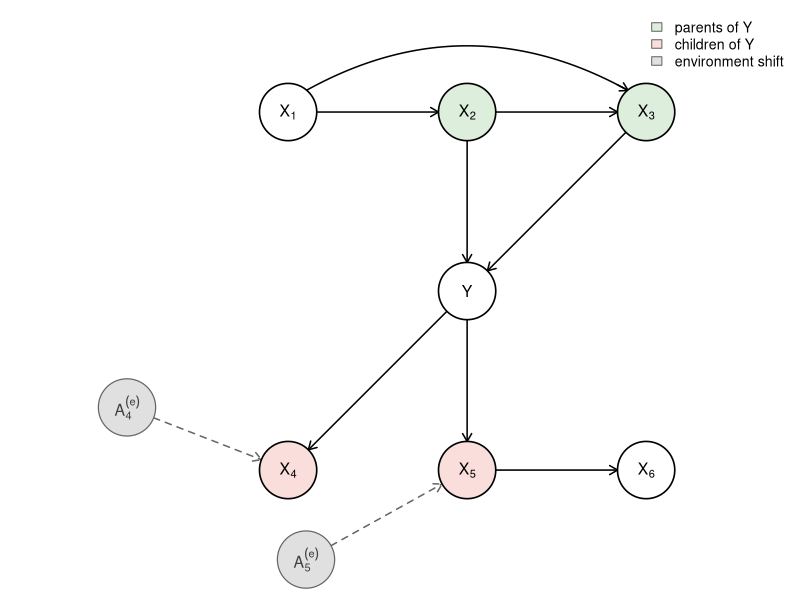
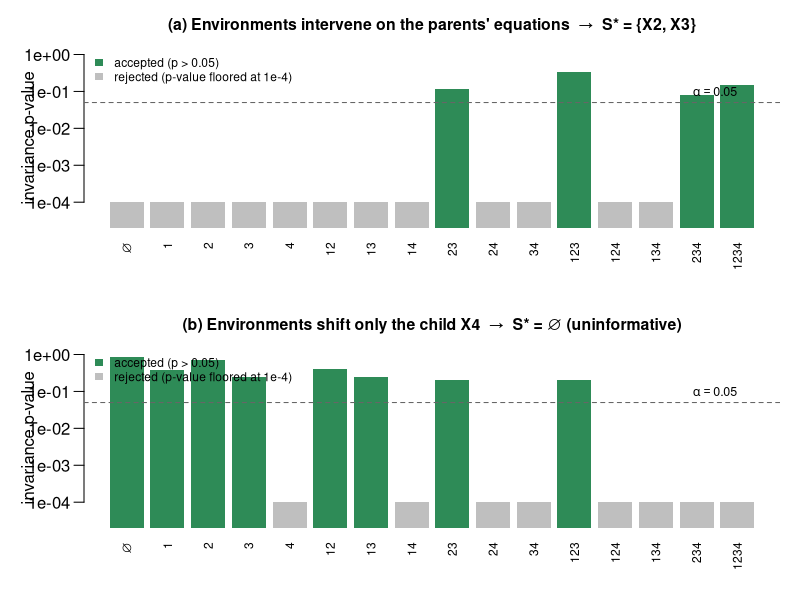
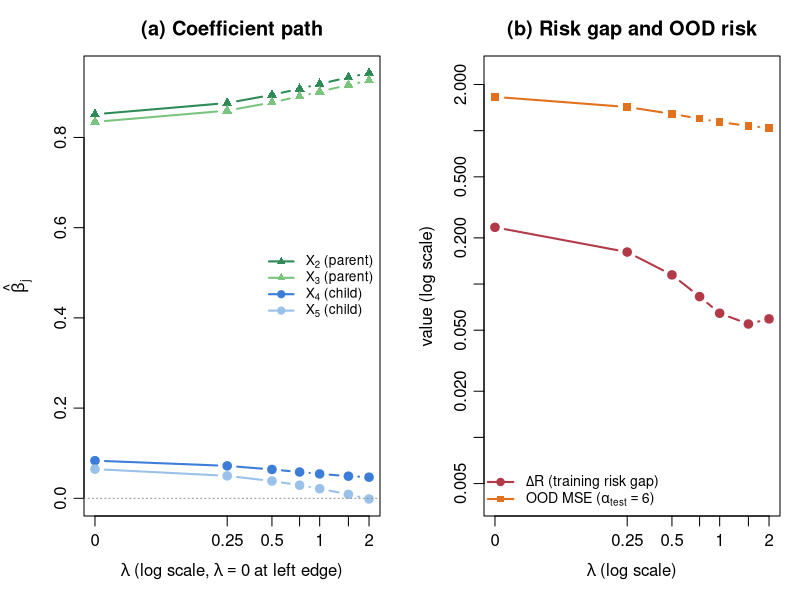
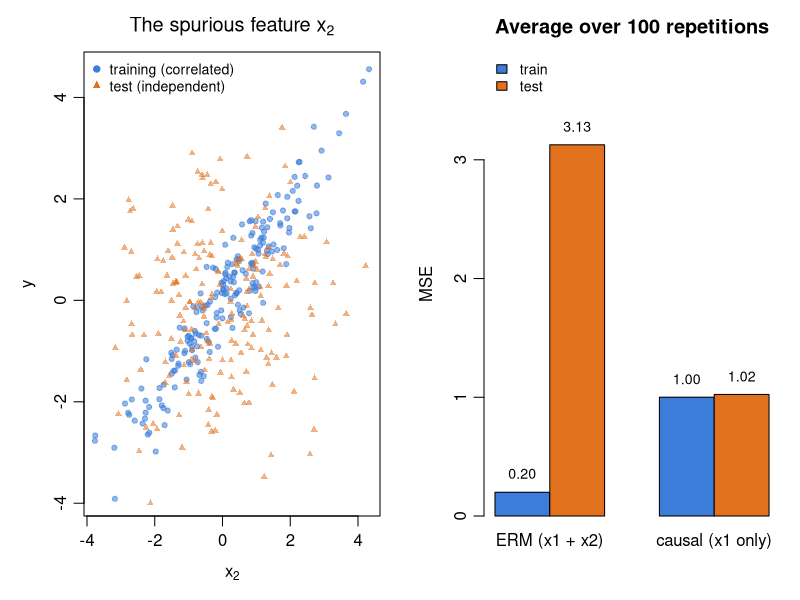
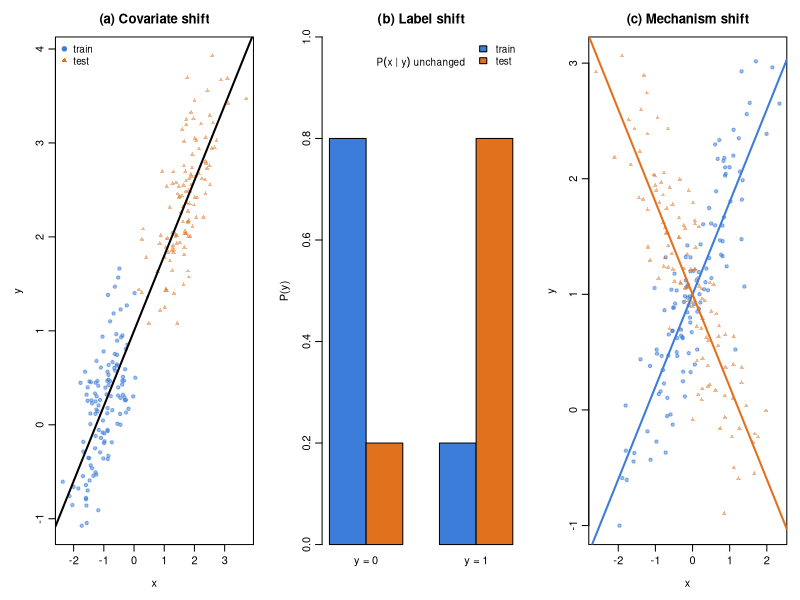

Reproduce these figures in R, in order.
# ============================================================
#   Fig 1: DAG 
#   Fig 2: ICP over combinations of variables in 4 variable SEM
#   Fig 3: CR lambda path (coefficient path and rick gap and OOD risk)
#   Fig 4: Spurious variables (scatter plot, MSE plot)
#   Fig 5: Types of shifts
# ============================================================


## ── FIG 1 DAG PLOT ──────────────────────────────────────────────────────────
draw_node <- function(x, y, lab, fill = "white", r = 0.16, shaded = FALSE) {
  symbols(x, y, circles = r, inches = FALSE, add = TRUE,
          bg = fill, fg = if (shaded) "grey40" else "black",
          lwd = if (shaded) 1.2 else 1.6)
  text(x, y, lab, cex = 0.95, col = if (shaded) "grey25" else "black")
}
draw_edge <- function(x1, y1, x2, y2, r = 0.16, dashed = FALSE) {
  d <- sqrt((x2-x1)^2 + (y2-y1)^2)
  sx <- x1 + (x2-x1)*r/d; sy <- y1 + (y2-y1)*r/d
  ex <- x2 - (x2-x1)*r/d; ey <- y2 - (y2-y1)*r/d
  arrows(sx, sy, ex, ey, length = 0.09, lwd = 1.5,
         lty = if (dashed) 2 else 1, col = if (dashed) "grey40" else "black")
}
figC <- function() {
  par(mar = c(0.5, 0.5, 0.5, 0.5))
  plot(NA, xlim = c(-1.35, 2.6), ylim = c(-0.55, 2.45), axes = FALSE,
       xlab = "", ylab = "", asp = 1)
  cP <- "#DDEEDC"; cC <- "#F9DEDC"; cN <- "white"; cA <- "grey88"
  # edges first
  draw_edge(0,2, 1,2); draw_edge(1,2, 2,2)
  # X1 -> X3 as a curved arc above the top row (avoids passing through X2)
  tt <- seq(0, 1, length.out = 60)
  bx <- (1-tt)^2*0.10 + 2*tt*(1-tt)*1.0 + tt^2*1.90
  by <- (1-tt)^2*2.12 + 2*tt*(1-tt)*2.62 + tt^2*2.12
  lines(bx, by, lwd = 1.5)
  arrows(bx[58], by[58], bx[60], by[60], length = 0.09, lwd = 1.5)
  draw_edge(1,2, 1,1); draw_edge(2,2, 1,1)
  draw_edge(1,1, 0,0); draw_edge(1,1, 1,0)
  draw_edge(1,0, 2,0)
  draw_edge(-0.9,0.35, 0,0, dashed = TRUE)
  draw_edge(0.1,-0.5, 1,0, dashed = TRUE)   # wait, A5 placed below-left of X5
  # nodes
  draw_node(0,2, expression(X[1]), cN)
  draw_node(1,2, expression(X[2]), cP)
  draw_node(2,2, expression(X[3]), cP)
  draw_node(1,1, expression(Y),    cN)
  draw_node(0,0, expression(X[4]), cC)
  draw_node(1,0, expression(X[5]), cC)
  draw_node(2,0, expression(X[6]), cN)
  draw_node(-0.9,0.35, expression(A[4]^{(e)}), cA, shaded = TRUE)
  draw_node(0.1,-0.5,  expression(A[5]^{(e)}), cA, shaded = TRUE)
  legend("topright",
         legend = c("parents of Y", "children of Y", "environment shift"),
         fill = c(cP, cC, cA), bty = "n", cex = 0.85, border = "grey40")
}
pdf("fig_dag.pdf", width = 6.4, height = 4.9); figC(); dev.off()



set.seed(1)

## ── small SEM (ancestor X1, parents X2 X3, child X4) ──
gen_small <- function(n, shift_on = c("parents", "child"), alpha, seed) {
  # env with alpha = 0 is observational; alpha > 0 applies noise
  # interventions (mean + variance) to the parents' equations, or a mean
  # shift to the child, depending on shift_on.
  set.seed(seed)
  shift_on <- match.arg(shift_on)
  int_par <- (shift_on == "parents" && alpha > 0)
  a4 <- if (shift_on == "child") alpha else 0
  X1 <- rnorm(n)
  X2 <- X1 + (if (int_par) rnorm(n, alpha, 3) else rnorm(n))
  X3 <- X1 + X2 + (if (int_par) rnorm(n, alpha, 3) else rnorm(n))
  Y  <- X2 + X3 + rnorm(n)
  X4 <- Y + a4 + rnorm(n, 0, 1.5)
  data.frame(X1, X2, X3, X4, Y)
}

## ── FIG 2 PLOT ICP over all 16 subsets ─────────────────────────────────────────
icp_pvalue <- function(S, d1, d2) {
  d  <- rbind(d1, d2); env <- rep(1:2, c(nrow(d1), nrow(d2)))
  if (length(S) == 0) r <- d$Y - mean(d$Y)
  else r <- resid(lm(Y ~ ., data = d[, c(S, "Y"), drop = FALSE]))
  p_t <- t.test(r[env == 1], r[env == 2])$p.value
  p_f <- var.test(r[env == 1], r[env == 2])$p.value
  min(1, 2 * min(p_t, p_f))          # Bonferroni combination
}
vars <- c("X1", "X2", "X3", "X4")
subsets <- unlist(lapply(0:4, function(k) combn(vars, k, simplify = FALSE)),
                  recursive = FALSE)
sub_lab <- sapply(subsets, function(S)
  if (length(S) == 0) "\u2205" else paste(sub("X", "", S), collapse = ""))

run_icp <- function(shift_on, alpha = 2, n = 2000, seed = 11) {
  d1 <- gen_small(n, shift_on, 0,     seed)
  d2 <- gen_small(n, shift_on, alpha, seed + 1)
  sapply(subsets, icp_pvalue, d1 = d1, d2 = d2)
}
p_anc  <- run_icp("parents")
p_chld <- run_icp("child", alpha = 4)
acc_anc  <- p_anc  > 0.05
acc_chld <- p_chld > 0.05
inter <- function(acc) {
  A <- subsets[acc]
  if (!length(A)) return(character(0))
  Reduce(intersect, A)
}
cat("parent-intervention accepted:", paste(sub_lab[acc_anc], collapse = " "), "\n")
cat("  intersection:", paste(inter(acc_anc), collapse = ","), "\n")
cat("child-shift accepted:", paste(sub_lab[acc_chld], collapse = " "), "\n")
cat("  intersection:", if (length(inter(acc_chld))) paste(inter(acc_chld), collapse=",") else "(empty)", "\n")

figE <- function() {
  par(mfrow = c(2, 1), mar = c(3.6, 4.2, 2.4, 1), mgp = c(2.3, 0.7, 0))
  for (panel in 1:2) {
    pv  <- if (panel == 1) p_anc else p_chld
    acc <- pv > 0.05
    ttl <- if (panel == 1)
      "(a) Environments intervene on the parents' equations  \u2192  S* = {X2, X3}"
    else
      "(b) Environments shift only the child X4  \u2192  S* = \u2205 (uninformative)"
    cols <- ifelse(acc, "#2E8B57", "grey75")
    bp <- barplot(pmax(pv, 1e-4), log = "y", col = cols, border = NA,
                  names.arg = sub_lab, las = 2, cex.names = 0.72,
                  ylab = "invariance p-value", main = ttl, cex.main = 0.95,
                  ylim = c(2e-5, 1.5))
    abline(h = 0.05, lty = 2, col = "grey40")
    text(max(bp), 0.10, expression(alpha == 0.05), cex = 0.75, adj = 1)
    legend("topleft", c("accepted (p > 0.05)", "rejected (p-value floored at 1e-4)"),
           fill = c("#2E8B57", "grey75"), bty = "n", cex = 0.72, border = NA)
  }
}
pdf("fig_13_icp.pdf", width = 9.5, height = 6); figE(); dev.off()

## ── FIG 3 causal regularization lambda path ───────────────────────────────
# Fixed-environment CR, WRD solve WITHOUT clipping, allowing negative weights.
cr_fit <- function(X, y, env, lambda) {
  # Worst-Risk Decomposition
  # solve both sign branches in closed form, return the sign-consistent solution (or one with the lower CR objective).
  n1 <- sum(env == 1); n2 <- sum(env == 2)
  w1 <- ifelse(env == 1, 1/n1, 0); w2 <- ifelse(env == 2, 1/n2, 0)
  obj <- function(beta) {
    r <- as.vector(y - X %*% beta)
    R1 <- sum(w1 * r^2); R2 <- sum(w2 * r^2)
    list(val = (R1 + R2) + lambda * abs(R1 - R2), s = sign(R1 - R2))
  }
  cand <- lapply(c(-1, 1), function(s) {
    v <- (1 + lambda * s) * w1 + (1 - lambda * s) * w2
    A <- t(X * v) %*% X + 1e-8 * diag(ncol(X))
    beta <- tryCatch(as.vector(solve(A, t(X * v) %*% y)),
                     error = function(e) rep(NA, ncol(X)))
    if (anyNA(beta)) return(NULL)
    o <- obj(beta); list(beta = beta, consistent = (o$s == s), val = o$val)
  })
  cand <- Filter(Negate(is.null), cand)
  cons <- Filter(function(c) c$consistent, cand)
  pick <- if (length(cons) == 1) cons[[1]]
          else cand[[which.min(sapply(cand, `[[`, "val"))]]
  pick$beta
}
# Full thesis SEM, mean shift on children between the two training envs
gen_env6 <- function(n, alpha, seed) {
  set.seed(seed)
  X1 <- rnorm(n); X2 <- X1 + rnorm(n); X3 <- X1 + X2 + rnorm(n)
  Y  <- X2 + X3 + rnorm(n)
  X4 <- Y + rnorm(n, alpha, 1) + rnorm(n, 0, 0.5)
  X5 <- Y + rnorm(n, alpha, 1) + rnorm(n, 0, 0.5)
  X6 <- X5 + rnorm(n, 0, 0.5)
  list(X = cbind(X1, X2, X3, X4, X5, X6), Y = Y)
}
lambdas <- c(0, 0.25, 0.5, 0.75, 1, 1.5, 2)
seeds <- 1:20
coef_arr <- array(NA, c(length(lambdas), 6, length(seeds)))
gap  <- matrix(NA, length(lambdas), length(seeds))
ood  <- matrix(NA, length(lambdas), length(seeds))
for (si in seq_along(seeds)) {
  e1 <- gen_env6(500, 0, seeds[si]); e2 <- gen_env6(500, 3, seeds[si] + 500)
  X <- rbind(e1$X, e2$X); y <- c(e1$Y, e2$Y); env <- rep(1:2, each = 500)
  te <- gen_env6(2000, 6, seeds[si] + 9000)
  for (li in seq_along(lambdas)) {
    b <- cr_fit(X, y, env, lambdas[li])
    coef_arr[li, , si] <- b
    r <- as.vector(y - X %*% b)
    gap[li, si] <- abs(mean(r[env == 1]^2) - mean(r[env == 2]^2))
    ood[li, si] <- mean((te$Y - te$X %*% b)^2)
  }
}
cm <- apply(coef_arr, 1:2, mean)
cat("\nlambda-path (mean over 20 seeds):\n")
for (li in seq_along(lambdas))
  cat(sprintf("lam=%5.2f  b2=%.2f b3=%.2f b4=%.2f b5=%.2f  gap=%.3f  ood=%.2f\n",
      lambdas[li], cm[li,2], cm[li,3], cm[li,4], cm[li,5],
      mean(gap[li,]), mean(ood[li,])))

figF <- function() {
  par(mfrow = c(1, 2), mar = c(4.2, 4.2, 2.8, 1), mgp = c(2.4, 0.7, 0))
  lx <- lambdas + 0.05                       # shift for log axis (lambda=0)
  # (a) coefficient paths
  matplot(lx, cm[, c(2,3,4,5)], type = "b", log = "x", lwd = 2, lty = 1,
          pch = c(17,17,19,19), col = c("#2E8B57","#7BC47F","#3B7DD8","#9AC1EA"),
          xlab = expression(lambda ~ "(log scale," ~ lambda==0 ~ "at left edge)"),
          ylab = expression(hat(beta)[j]), main = "(a) Coefficient path",
          xaxt = "n")
  axis(1, at = lambdas + 0.05, labels = lambdas)
  abline(h = c(0, 1), lty = 3, col = "grey55")
  legend("right", c(expression(X[2] ~ "(parent)"), expression(X[3] ~ "(parent)"),
                    expression(X[4] ~ "(child)"),  expression(X[5] ~ "(child)")),
         col = c("#2E8B57","#7BC47F","#3B7DD8","#9AC1EA"),
         pch = c(17,17,19,19), lwd = 2, bty = "n", cex = 0.82)
  # (b) risk gap and OOD risk
  plot(lx, apply(gap, 1, mean), type = "b", log = "xy", pch = 19, lwd = 2,
       col = "#B23A48", xaxt = "n",
       ylim = range(c(gap, ood)) * c(0.8, 1.2),
       xlab = expression(lambda ~ "(log scale)"),
       ylab = "value (log scale)", main = "(b) Risk gap and OOD risk")
  lines(lx, apply(ood, 1, mean), type = "b", pch = 15, lwd = 2, col = "#E2711D")
  axis(1, at = lambdas + 0.05, labels = lambdas)
  legend("bottomleft",
         c(expression(Delta * R ~ "(training risk gap)"),
           expression("OOD MSE (" * alpha[test] == 6 * ")")),
         col = c("#B23A48", "#E2711D"), pch = c(19, 15), lwd = 2,
         bty = "n", cex = 0.85)
}
pdf("fig_13_crpath.pdf", width = 9.5, height = 4); figF(); dev.off()


## ── FIG 4 causal vs spurious ───────────────────────────────

set.seed(1)

# x1 causes y. x2 is a noisy copy of y in TRAINING only (spurious, like a
# child of Y in the SEM). At test time x2 is independent noise.
run_once <- function(seed, n = 200) {
  set.seed(seed)
  x1 <- rnorm(n); y <- x1 + rnorm(n)
  x2 <- y + rnorm(n, 0, 0.5)                 # spurious: correlated via y
  x1t <- rnorm(n); yt <- x1t + rnorm(n)
  x2t <- rnorm(n, 0, sd(x2))                 # test: same scale, independent
  f_both   <- lm(y ~ x1 + x2)
  f_causal <- lm(y ~ x1)
  c(b1 = unname(coef(f_both)["x1"]), b2 = unname(coef(f_both)["x2"]),
    tr_both   = mean(resid(f_both)^2),
    te_both   = mean((yt - predict(f_both,   data.frame(x1=x1t, x2=x2t)))^2),
    tr_causal = mean(resid(f_causal)^2),
    te_causal = mean((yt - predict(f_causal, data.frame(x1=x1t)))^2))
}
res <- t(sapply(1:100, run_once))
m <- colMeans(res)
cat(sprintf("coef x1 = %.2f | coef x2 = %.2f\n", m["b1"], m["b2"]))
cat(sprintf("ERM both   : train %.2f  test %.2f\n", m["tr_both"], m["te_both"]))
cat(sprintf("causal only: train %.2f  test %.2f\n", m["tr_causal"], m["te_causal"]))

## ── spurious experiment ──────────────────────────────────────────
set.seed(7)
n <- 200
x1 <- rnorm(n); y <- x1 + rnorm(n); x2 <- y + rnorm(n, 0, 0.5)
x1t <- rnorm(n); yt <- x1t + rnorm(n); x2t <- rnorm(n, 0, sd(x2))

figB <- function() {
  par(mfrow = c(1, 2), mar = c(4.2, 4.2, 2.6, 1), mgp = c(2.4, 0.7, 0))
  # left: x2 vs y, train vs test
  plot(x2, y, pch = 19, col = adjustcolor("#3B7DD8", 0.55), cex = 0.7,
       xlab = expression(x[2]), ylab = "y",
       main = expression("The spurious feature " * x[2]))
  points(x2t, yt, pch = 17, col = adjustcolor("#E2711D", 0.55), cex = 0.7)
  legend("topleft", c("training (correlated)", "test (independent)"),
         pch = c(19, 17), col = c("#3B7DD8", "#E2711D"), bty = "n", cex = 0.85)
  # right: MSE bars
  bars <- matrix(c(m["tr_both"], m["te_both"], m["tr_causal"], m["te_causal"]),
                 nrow = 2)
  bp <- barplot(bars, beside = TRUE, names.arg = c("ERM (x1 + x2)", "causal (x1 only)"),
                col = c("#3B7DD8", "#E2711D"), ylim = c(0, max(bars) * 1.25),
                ylab = "MSE", main = "Average over 100 repetitions")
  text(bp, bars + max(bars) * 0.05, sprintf("%.2f", bars), cex = 0.85)
  legend("topleft", c("train", "test"), fill = c("#3B7DD8", "#E2711D"),
         bty = "n", cex = 0.85)
}
pdf("fig_spurious.pdf", width = 9.5, height = 4); figB(); dev.off()


## ── FIG 5 shift taxonomy ───────────────────────────────────────────────
figA <- function() {
  par(mfrow = c(1, 3), mar = c(4.2, 4.2, 2.8, 1), mgp = c(2.4, 0.7, 0))
  set.seed(3)
  # (a) covariate shift: same line, different x regions
  xa <- rnorm(120, -1, 0.6); ya <- 1 + 0.8 * xa + rnorm(120, 0, 0.4)
  xb <- rnorm(120, 1.6, 0.6); yb <- 1 + 0.8 * xb + rnorm(120, 0, 0.4)
  plot(xa, ya, xlim = range(c(xa, xb)), ylim = range(c(ya, yb)),
       pch = 19, col = adjustcolor("#3B7DD8", 0.5), cex = 0.7,
       xlab = "x", ylab = "y", main = "(a) Covariate shift")
  points(xb, yb, pch = 17, col = adjustcolor("#E2711D", 0.5), cex = 0.7)
  abline(1, 0.8, lwd = 2)
  legend("topleft", c("train", "test"), pch = c(19, 17),
         col = c("#3B7DD8", "#E2711D"), bty = "n", cex = 0.9)
  # (b) label shift: P(y) changes, P(x|y) fixed
  set.seed(4)
  p_tr <- c(0.8, 0.2); p_te <- c(0.2, 0.8)
  bp <- barplot(rbind(p_tr, p_te), beside = TRUE,
                names.arg = c("y = 0", "y = 1"), ylim = c(0, 1),
                col = c("#3B7DD8", "#E2711D"), ylab = "P(y)",
                main = "(b) Label shift")
  legend("topright", c("train", "test"), fill = c("#3B7DD8", "#E2711D"),
         bty = "n", cex = 0.9)
  text(mean(bp), 0.95, expression(P(x ~ "|" ~ y) ~ "unchanged"), cex = 0.9)
  # (c) mechanism shift: the conditional itself changes
  set.seed(5)
  xc <- rnorm(120, 0, 0.9); yc <- 1 + 0.8 * xc + rnorm(120, 0, 0.4)
  xd <- rnorm(120, 0, 0.9); yd <- 1 - 0.8 * xd + rnorm(120, 0, 0.4)
  plot(xc, yc, xlim = range(c(xc, xd)), ylim = range(c(yc, yd)),
       pch = 19, col = adjustcolor("#3B7DD8", 0.5), cex = 0.7,
       xlab = "x", ylab = "y", main = "(c) Mechanism shift")
  points(xd, yd, pch = 17, col = adjustcolor("#E2711D", 0.5), cex = 0.7)
  abline(1, 0.8, lwd = 2, col = "#3B7DD8")
  abline(1, -0.8, lwd = 2, col = "#E2711D")
}
pdf("fig_taxonomy.pdf", width = 12, height = 3.9); figA(); dev.off()
